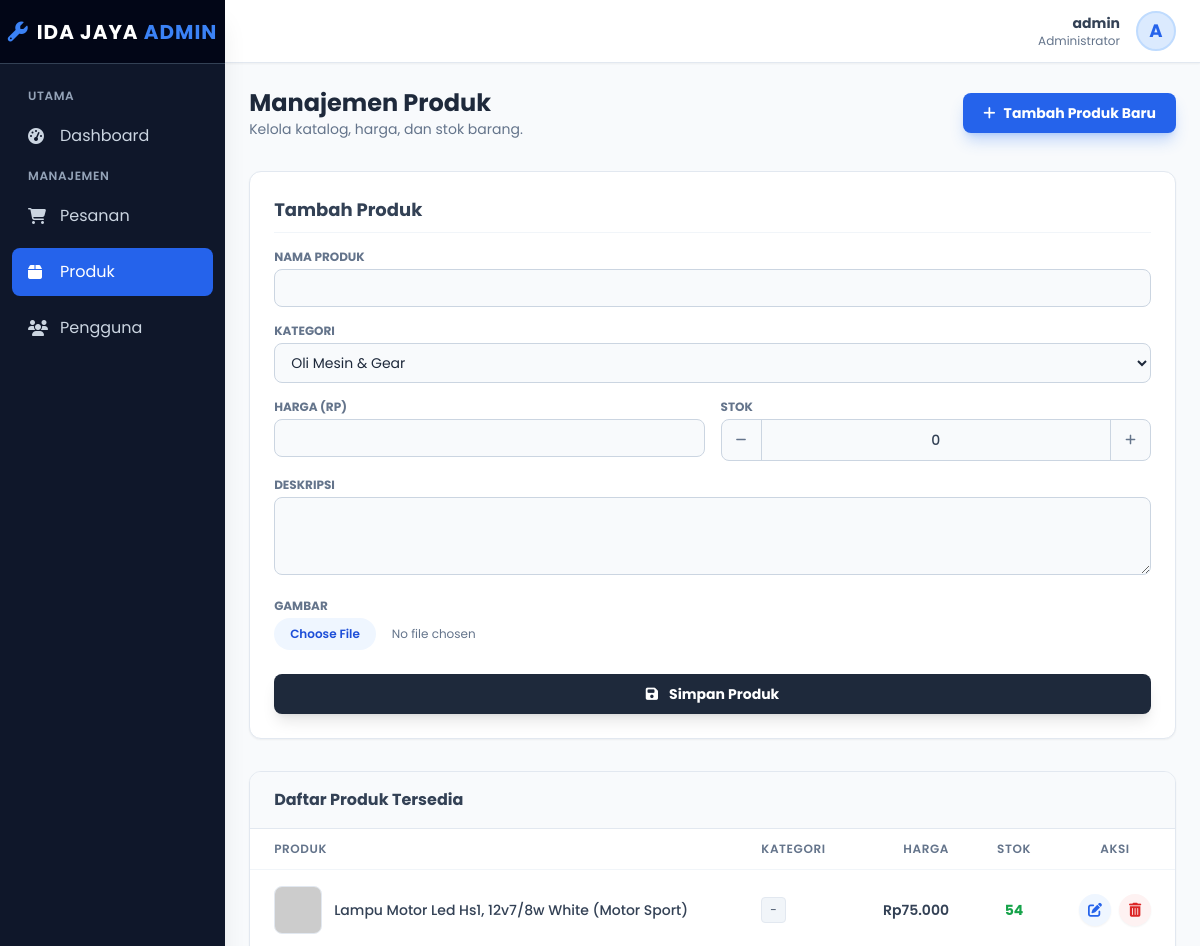
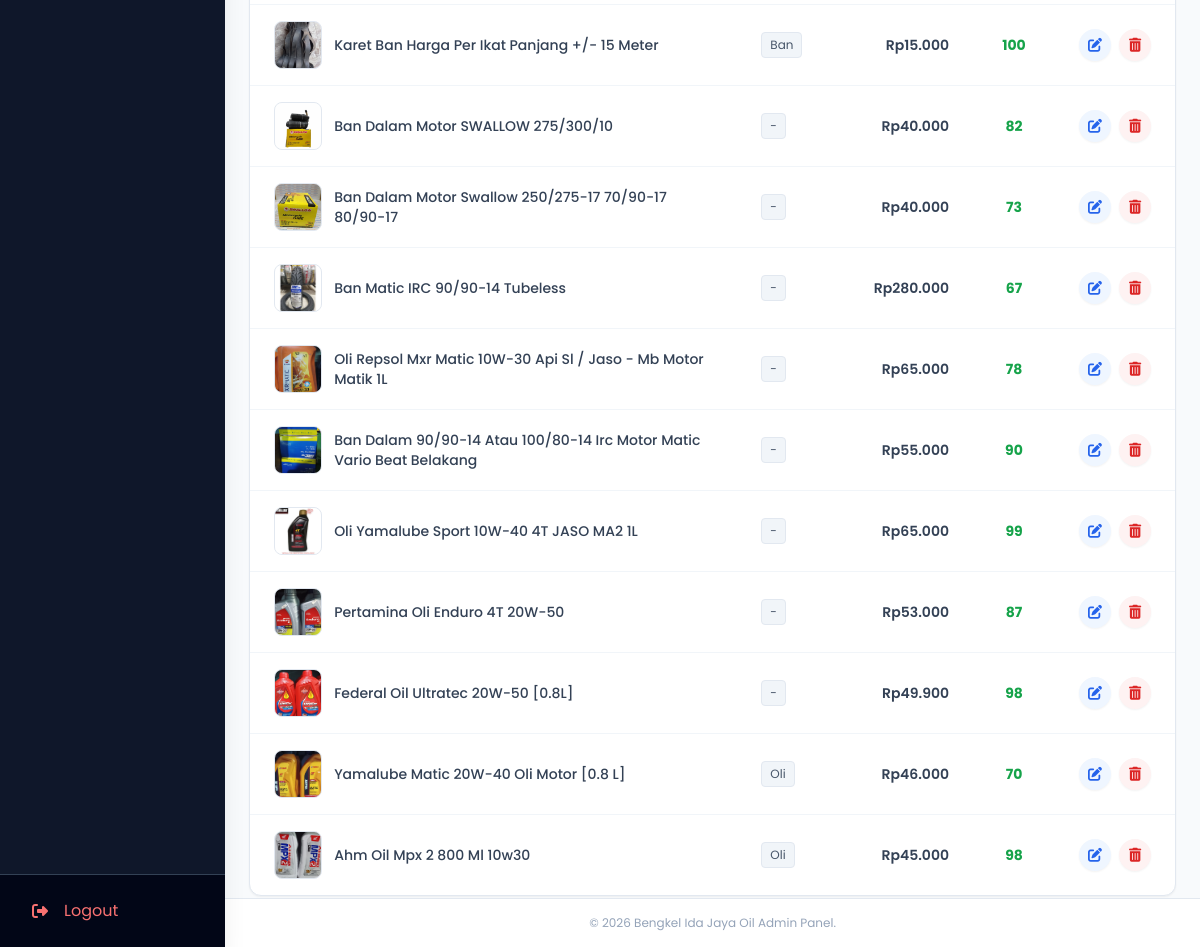
Page /admin/kelola_produk.php (signed in) on the committed database (2 pictures, top to bottom).
### tables this page shows
CREATE TABLE `produk` (
  `id` int(11) NOT NULL,
  `nama` varchar(200) NOT NULL,
  `kategori` varchar(50) DEFAULT NULL,
  `deskripsi` text DEFAULT NULL,
  `harga` decimal(10,2) NOT NULL,
  `stok` int(11) NOT NULL DEFAULT 0,
  `gambar` varchar(255) DEFAULT 'default.jpg',
  `created_at` timestamp NOT NULL DEFAULT current_timestamp()
);

### admin/kelola_produk.php (the view, shortened to what this page needs)
<?php
include 'admin_header.php';
$semua_produk = $conn->query("SELECT * FROM produk ORDER BY id DESC");
?>
<div class="mb-8 flex flex-col md:flex-row justify-between items-start md:items-center gap-4">
    <div>
        <h1 class="text-2xl font-bold text-slate-800">Manajemen Produk</h1>
        <p class="text-slate-500 text-sm">Kelola katalog, harga, dan stok barang.</p>
    </div>
    <button onclick="resetForm(); document.getElementById('form-produk').scrollIntoView({behavior: 'smooth'})"
            class="bg-blue-600 hover:bg-blue-700 text-white px-5 py-2.5 rounded-lg shadow-lg shadow-blue-500/30 transition flex items-center gap-2 text-sm font-bold">
        <i class="fas fa-plus"></i> Tambah Produk Baru
    </button>
</div>
<div class="grid grid-cols-1 xl:grid-cols-3 gap-8 items-start">
    <div class="xl:col-span-1 xl:sticky xl:top-6">
        <div class="bg-white rounded-xl shadow-sm border border-slate-200 p-6" id="form-produk">
            <h2 class="text-lg font-bold text-slate-700 mb-4 pb-2 border-b border-slate-100 flex justify-between items-center">
                <span id="form-title">Tambah Produk</span>
            </h2>
            <form action="kelola_produk.php" method="POST" enctype="multipart/form-data" class="space-y-4">
                <div>
                    <label class="block text-xs font-bold text-slate-500 uppercase mb-1">Nama Produk</label>
                    <input type="text" id="nama" name="nama" required
                           class="w-full bg-slate-50 border border-slate-300 rounded-lg px-3 py-2 text-sm focus:ring-2 focus:ring-blue-500 focus:outline-none transition">
                </div>
                <div>
                    <label class="block text-xs font-bold text-slate-500 uppercase mb-1">Kategori</label>
                    <select id="kategori" name="kategori" class="w-full bg-slate-50 border border-slate-300 rounded-lg px-3 py-2 text-sm focus:ring-2 focus:ring-blue-500 focus:outline-none transition cursor-pointer">
                        <option value="Oli">Oli Mesin & Gear</option>
                    </select>
                </div>
                <div class="grid grid-cols-2 gap-4">
                    <div>
                        <label class="block text-xs font-bold text-slate-500 uppercase mb-1">Harga (Rp)</label>
                        <input type="number" id="harga" name="harga" required min="0" step="0.01"
                               class="w-full bg-slate-50 border border-slate-300 rounded-lg px-3 py-2 text-sm focus:ring-2 focus:ring-blue-500 focus:outline-none transition">
                    </div>
                    <div>
                        <label class="block text-xs font-bold text-slate-500 uppercase mb-1">Stok</label>
                        <div class="flex items-center border border-slate-300 rounded-lg bg-slate-50 overflow-hidden">
                            <button type="button" onclick="updateStok(-1)" class="w-10 h-10 flex-shrink-0 flex items-center justify-center text-slate-500 hover:bg-slate-200 hover:text-slate-700 transition border-r border-slate-300 focus:outline-none">
                                <i class="fas fa-minus text-xs"></i>
                            </button>
                            <input type="number" id="stok" name="stok" required min="0" value="0"
                                   class="w-full bg-transparent border-none text-center text-sm font-medium focus:ring-0 focus:outline-none py-2 text-slate-700">
                            <button type="button" onclick="updateStok(1)" class="w-10 h-10 flex-shrink-0 flex items-center justify-center text-slate-500 hover:bg-slate-200 hover:text-slate-700 transition border-l border-slate-300 focus:outline-none">
                                <i class="fas fa-plus text-xs"></i>
                            </button>
                        </div>
                    </div>
                </div>
                <div>
                    <label class="block text-xs font-bold text-slate-500 uppercase mb-1">Deskripsi</label>
                    <textarea id="deskripsi" name="deskripsi" rows="3"
                              class="w-full bg-slate-50 border border-slate-300 rounded-lg px-3 py-2 text-sm focus:ring-2 focus:ring-blue-500 focus:outline-none transition"></textarea>
                </div>
                <div>
                    <label class="block text-xs font-bold text-slate-500 uppercase mb-1">Gambar</label>
                    <div class="flex items-center gap-4">
                        <input type="file" id="gambar" name="gambar" accept="image/*" class="text-xs text-slate-500 file:mr-4 file:py-2 file:px-4 file:rounded-full file:border-0 file:text-xs file:font-semibold file:bg-blue-50 file:text-blue-700 hover:file:bg-blue-100 cursor-pointer">
                    </div>
                </div>
                <div class="pt-2 flex gap-2">
                    <button type="submit" id="btn-submit" class="flex-grow bg-slate-800 hover:bg-slate-900 text-white font-bold py-2.5 rounded-lg transition shadow-lg text-sm">
                        <i class="fas fa-save mr-2"></i> Simpan Produk
                    </button>
                </div>
            </form>
        </div>
    </div>
    <div class="xl:col-span-2">
        <div class="bg-white rounded-xl shadow-sm border border-slate-200 overflow-hidden">
            <div class="px-6 py-4 border-b border-slate-200 bg-slate-50">
                <h3 class="font-bold text-slate-700">Daftar Produk Tersedia</h3>
            </div>
            <div class="overflow-x-auto">
                <table class="w-full text-left border-collapse">
                    <thead>
                        <tr class="bg-white text-slate-500 text-xs uppercase tracking-wider border-b border-slate-100">
                            <th class="px-6 py-3 font-semibold">Produk</th>
                            <th class="px-6 py-3 font-semibold">Kategori</th>
                            <th class="px-6 py-3 font-semibold text-right">Harga</th>
                            <th class="px-6 py-3 font-semibold text-center">Stok</th>
                            <th class="px-6 py-3 font-semibold text-center">Aksi</th>
                        </tr>
                    </thead>
                    <tbody class="divide-y divide-slate-100 text-sm">
                        <?php if ($semua_produk->num_rows > 0): ?>
                            <?php while($produk = $semua_produk->fetch_assoc()):
                                $deskripsi_js = htmlspecialchars(str_replace(array("\r", "\n"), " ", addslashes($produk['deskripsi'])));
                            ?>
                            <tr class="hover:bg-slate-50 transition">
                                <td class="px-6 py-4">
                                    <div class="flex items-center gap-3">
                                        <div class="w-12 h-12 bg-slate-100 rounded-lg overflow-hidden border border-slate-200 flex-shrink-0">
                                            <img src="uploads/<?= htmlspecialchars($produk['gambar']) ?>" alt="" class="w-full h-full object-cover" onerror="this.src='https://placehold.co/100?text=IMG'">
                                        </div>
                                        <span class="font-medium text-slate-700 line-clamp-2"><?= htmlspecialchars($produk['nama']) ?></span>
                                    </div>
                                </td>
                                <td class="px-6 py-4">
                                    <span class="inline-block bg-slate-100 text-slate-600 px-2 py-1 rounded text-xs border border-slate-200">
                                        <?= htmlspecialchars($produk['kategori'] ?? '-') ?>
                                    </span>
                                </td>
                                <td class="px-6 py-4 text-right font-semibold text-slate-700">
                                    Rp<?= number_format($produk['harga'], 0, ',', '.') ?>
                                </td>
                                <td class="px-6 py-4 text-center">
                                    <?php if($produk['stok'] > 5): ?>
                                        <span class="text-green-600 font-bold"><?= $produk['stok'] ?></span>
                                    <?php elseif($produk['stok'] > 0): ?>
                                        <span class="text-orange-500 font-bold"><?= $produk['stok'] ?></span>
                                    <?php else: ?>
                                        <span class="bg-red-100 text-red-600 px-2 py-1 rounded text-xs font-bold">Habis</span>
                                    <?php endif; ?>
                                </td>
                                <td class="px-6 py-4 text-center">
                                    <div class="flex justify-center gap-2">
                                        <button onclick="editProduk(
                                            '<?= $produk['id'] ?>',
                                            '<?= htmlspecialchars(addslashes($produk['nama'])) ?>',
                                            '<?= $deskripsi_js ?>',
                                            '<?= $produk['harga'] ?>',
                                            '<?= $produk['stok'] ?>',
                                            '<?= htmlspecialchars(addslashes($produk['gambar'])) ?>',
                                            '<?= htmlspecialchars($produk['kategori'] ?? 'Spare Part') ?>'
                                        )" class="w-8 h-8 rounded-full bg-blue-50 text-blue-600 hover:bg-blue-600 hover:text-white transition flex items-center justify-center shadow-sm" title="Edit">
                                            <i class="fas fa-edit"></i>
                                        </button>
                                        <a href="kelola_produk.php?action=hapus&id=<?= $produk['id'] ?>"
                                           class="w-8 h-8 rounded-full bg-red-50 text-red-600 hover:bg-red-600 hover:text-white transition flex items-center justify-center shadow-sm"
                                           title="Hapus"
                                           onclick="return confirm('Yakin ingin menghapus produk ini?')">
                                            <i class="fas fa-trash-alt"></i>
                                        </a>
                                    </div>
                                </td>
                            </tr>
                            <?php endwhile; ?>
                        <?php else: ?>
                            <tr>
                                <td colspan="5" class="px-6 py-12 text-center text-slate-400">Belum ada produk.</td>
                            </tr>
                        <?php endif; ?>
                    </tbody>
                </table>
            </div>
        </div>
    </div>
</div>
<?php include 'admin_footer.php'; ?>

### admin/admin_header.php (style rules this page uses)
body { font-family: 'Poppins', sans-serif; }

### admin/kelola_produk.php (style rules this page uses)
input[type=number] { -moz-appearance: textfield; }

### rows in the picture
produk: nama "Lampu Motor Led Hs1, 12v7/8w White (Motor Sport)", kategori "-", harga "75.000", stok "54"
produk: gambar (picture), nama "Karet Ban Harga Per Ikat Panjang +/- 15 Meter", kategori "Ban", harga "15.000", stok "100"
produk: gambar (picture), nama "Ban Dalam Motor SWALLOW 275/300/10", kategori "-", harga "40.000", stok "82"
produk: gambar (picture), nama "Ban Dalam Motor Swallow 250/275-17 70/90-17 80/90-17", kategori "-", harga "40.000", stok "73"
produk: gambar (picture), nama "Ban Matic IRC 90/90-14 Tubeless", kategori "-", harga "280.000", stok "67"
produk: gambar (picture), nama "Oli Repsol Mxr Matic 10W-30 Api Sl / Jaso - Mb Motor Matik 1L", kategori "-", harga "65.000", stok "78"
produk: gambar (picture), nama "Ban Dalam 90/90-14 Atau 100/80-14 Irc Motor Matic Vario Beat Belakang", kategori "-", harga "55.000", stok "90"
produk: gambar (picture), nama "Oli Yamalube Sport 10W-40 4T JASO MA2 1L", kategori "-", harga "65.000", stok "99"
produk: gambar (picture), nama "Pertamina Oli Enduro 4T 20W-50", kategori "-", harga "53.000", stok "87"
produk: gambar (picture), nama "Federal Oil Ultratec 20W-50 [0.8L]", kategori "-", harga "49.900", stok "98"
produk: gambar (picture), nama "Yamalube Matic 20W-40 Oli Motor [0.8 L]", kategori "Oli", harga "46.000", stok "70"
produk: gambar (picture), nama "Ahm Oil Mpx 2 800 Ml 10w30", kategori "Oli", harga "45.000", stok "98"

### other values in the picture
$admin_name "admin"
substr($admin_name, 0, 1) "A"
